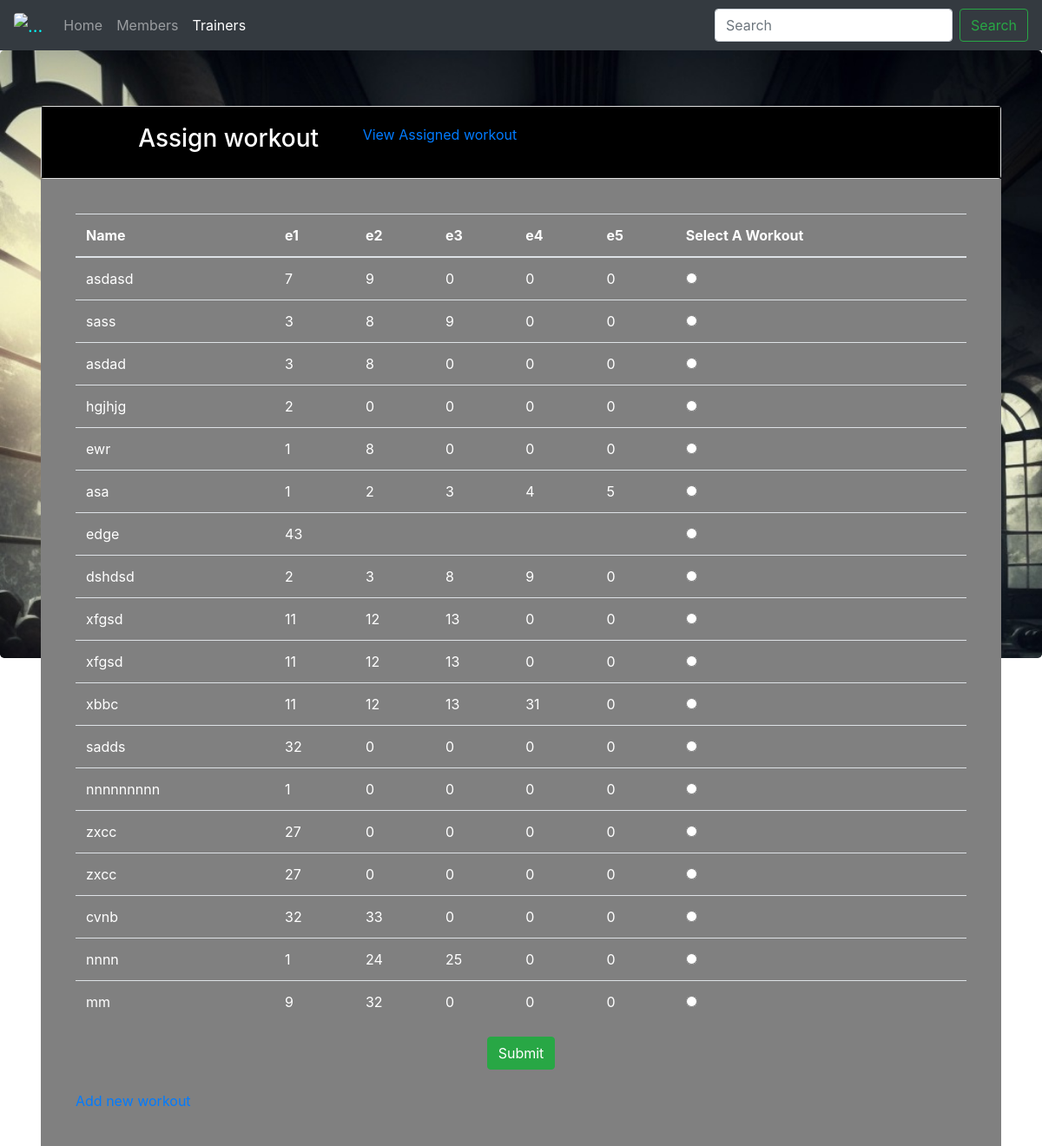
The app's page /project/workouts.php?id=3 with its own data.
### tables this page shows
CREATE TABLE IF NOT EXISTS `user` (
  `uid` int(11) NOT NULL AUTO_INCREMENT,
  `username` varchar(20) NOT NULL,
  `password` varchar(50) NOT NULL,
  `age` int(11) NOT NULL,
  `gender` varchar(8) NOT NULL,
  `height` int(11) NOT NULL,
  `weight` int(11) NOT NULL,
  `t_id` int(11) DEFAULT NULL,
  `approve` varchar(3) DEFAULT 'NO',
  `wid` int(11) DEFAULT NULL,
  `did` int(11) DEFAULT NULL,
  PRIMARY KEY (`uid`)
);

CREATE TABLE IF NOT EXISTS `wo` (
  `wid` int(11) NOT NULL AUTO_INCREMENT,
  `ename` varchar(25) NOT NULL,
  `e1` int(11) DEFAULT NULL,
  `e2` int(11) DEFAULT NULL,
  `e3` int(11) DEFAULT NULL,
  `e4` int(11) DEFAULT NULL,
  `e5` int(11) DEFAULT NULL,
  PRIMARY KEY (`wid`)
);

### project/workouts.php (the view, shortened to what this page needs)
<!DOCTYPE html>
<?php
 $id=$_GET['id'];
           ?><?php include("func.php");?>
<html>
<head>
	 <link rel="stylesheet" href="https://maxcdn.bootstrapcdn.com/bootstrap/4.0.0-beta/css/bootstrap.min.css">
</head>
<body>
    <nav class="navbar navbar-expand-lg navbar-dark bg-dark">
  <a class="navbar-brand" href="admin-panel.php" style="color: cyan"> <img  class="rounded" alt="..." src="images/logo.jpg" width="30px"></a>
  <div class="collapse navbar-collapse" id="navbarSupportedContent">
    <ul class="navbar-nav mr-auto">
      <li class="nav-item ">
        <a class="nav-link" href="admin-panel.php">Home <span class="sr-only">(current)</span></a>
      </li>
      <li class="nav-item">
        <a class="nav-link" href="member_details.php">Members</a>
      </li>
      <li class="nav-item active">
        <a class="nav-link" href="Trainer.php">Trainers</a>
      </li>
    </ul>
    <form class="form-inline my-2 my-lg-0">
      <input class="form-control mr-sm-2" type="search" placeholder="Search" aria-label="Search">
      <button class="btn btn-outline-success my-2 my-sm-0" type="submit">Search</button>
    </form>
  </div>
</nav>
<div class="jumbotron" style="background: url('images/2.jpg') no-repeat;background-size: cover;height: 700px;">
 <div class="container">
<div class="card">
     <div class="card-body" style="background-color:black;color:white;">
         <div class="row">
             <div class="col-md-1">
             </div>
             <div class="col-md-3"><h3> Assign  workout</h3></div>
						 <?php
						 $query="select * from user where uid=$id";
						 $result=mysqli_query($con,$query);
						while ($row=mysqli_fetch_array($result)){
								 $name=$row['wid'];
								 if($name!=NULL){
									 echo"<a href='wo.php?id=$id '>View Assigned workout</a>";
}
}
      ?>       <div class="col-md-8">
        </div></div></div></div>
     <div class="card-body" style="background-color:grey;color:#ffffff;">
         <div class="card-body">
    <table class="table table-hover">
        <thead>
     <tr>
            <th>Name</th>
            <th>e1</th>
            <th>e2</th>
						<th>e3</th>
            <th>e4</th>
            <th>e5</th>
						<th>Select A Workout</th>
        </tr>
        </thead>
        <tbody>
           <?php
             $servername = "localhost";
             $username = "root";
             $password = "";
             $dbname = "loginsystem";
             $conn = mysqli_connect($servername, $username, $password, $dbname);
             $sql = "SELECT * FROM wo";
             $result = mysqli_query($conn, $sql);
						 if ($result->num_rows > 0) {
						     echo "<form method='post'>";
						     while($row = $result->fetch_assoc()) {
						         echo "<tr>";
						         echo "<td>" . $row["ename"] . "</td>";
						         echo "<td>" . $row["e1"] . "</td>";
                       echo "<td>" . $row["e2"] . "</td>";
                       echo "<td>" . $row["e3"] . "</td>";
                         echo "<td>" . $row["e4"] . "</td>";
                           echo "<td>" . $row["e5"] . "</td>";
						          echo "<td><input type='radio' name='selected' value='" . $row["wid"] . "'></td>";
						         echo "</tr>";
						     }
						     echo "</table>";
								 echo '<center><input type="submit" id="inputbtn" name="submit" value="Submit" class="btn btn-success"> </center>';
						 } else {
						     echo "0 results";
						 }
   $id=$_GET['id'];
   ?>
<br><a href='workout.php?id=<?php echo $id ;?>'><i class="fa fa-sign-out" aria-hidden="true"></i>Add new workout</a>
     </div>
    </div>
    </div>
    </div>
    </body>
</html>

### records on screen
wo: ename "asdasd", e1 "7", e2 "9", e3 "0", e4 "0", e5 "0"
wo: ename "sass", e1 "3", e2 "8", e3 "9", e4 "0", e5 "0"
wo: ename "asdad", e1 "3", e2 "8", e3 "0", e4 "0", e5 "0"
wo: ename "hgjhjg", e1 "2", e2 "0", e3 "0", e4 "0", e5 "0"
wo: ename "ewr", e1 "1", e2 "8", e3 "0", e4 "0", e5 "0"
wo: ename "asa", e1 "1", e2 "2", e3 "3", e4 "4", e5 "5"
wo: ename "edge", e1 "43"
wo: ename "dshdsd", e1 "2", e2 "3", e3 "8", e4 "9", e5 "0"
wo: ename "xfgsd", e1 "11", e2 "12", e3 "13", e4 "0", e5 "0"
wo: ename "xfgsd", e1 "11", e2 "12", e3 "13", e4 "0", e5 "0"
wo: ename "xbbc", e1 "11", e2 "12", e3 "13", e4 "31", e5 "0"
wo: ename "sadds", e1 "32", e2 "0", e3 "0", e4 "0", e5 "0"
wo: ename "nnnnnnnnn", e1 "1", e2 "0", e3 "0", e4 "0", e5 "0"
wo: ename "zxcc", e1 "27", e2 "0", e3 "0", e4 "0", e5 "0"
wo: ename "zxcc", e1 "27", e2 "0", e3 "0", e4 "0", e5 "0"
wo: ename "cvnb", e1 "32", e2 "33", e3 "0", e4 "0", e5 "0"
wo: ename "nnnn", e1 "1", e2 "24", e3 "25", e4 "0", e5 "0"
wo: ename "mm", e1 "9", e2 "32", e3 "0", e4 "0", e5 "0"
